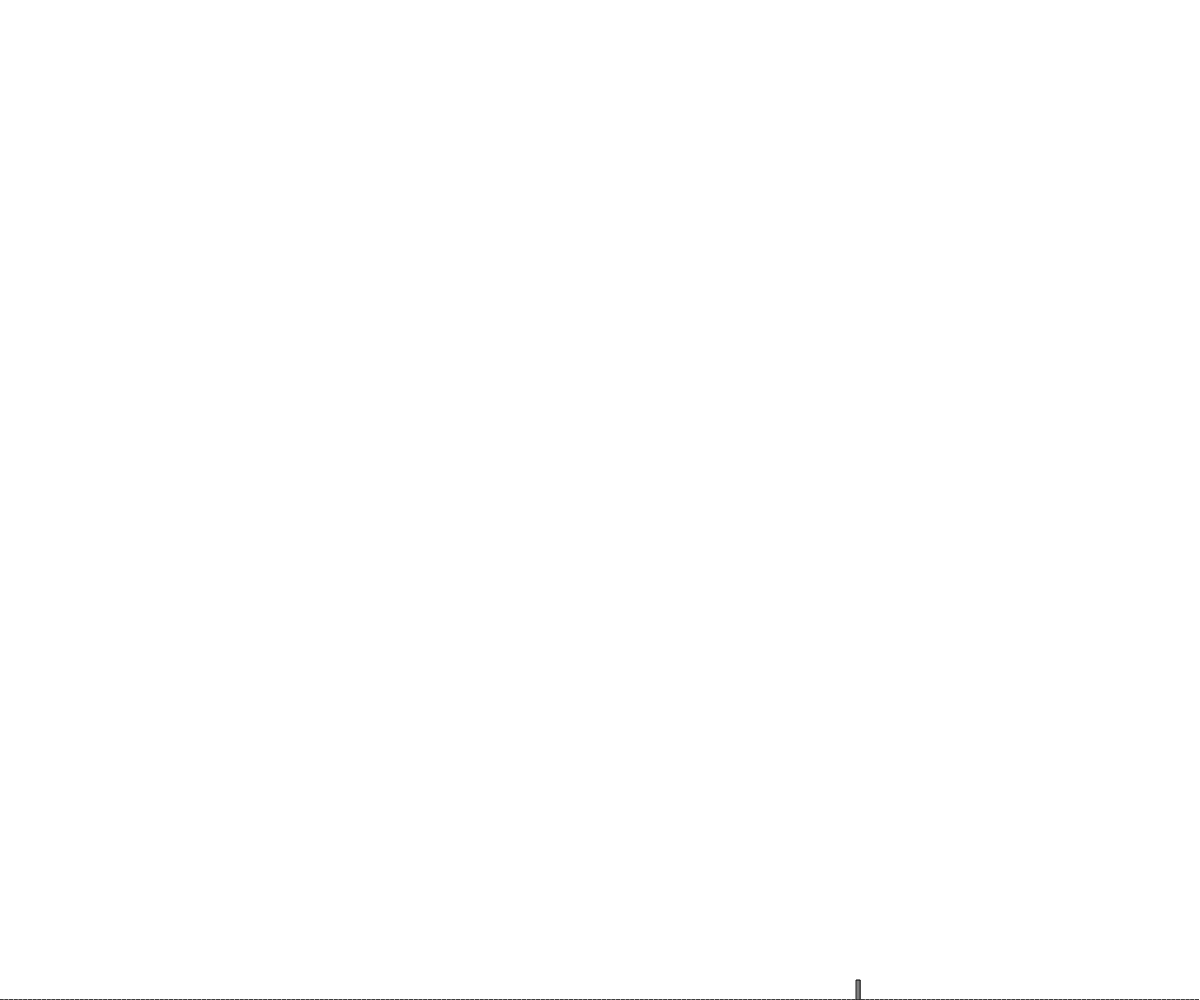
Frame 1 (no input)
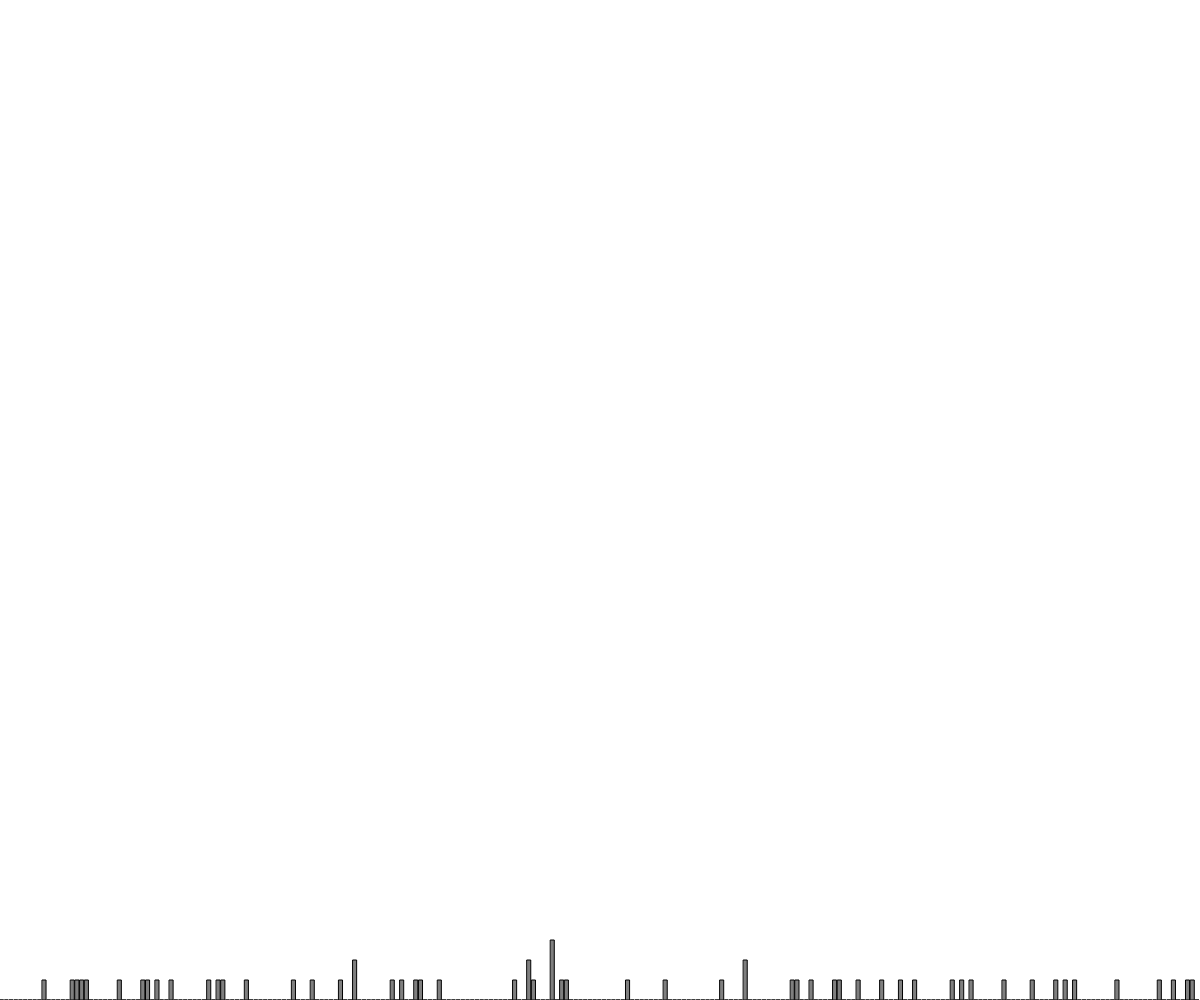
Frame 60 (no input)
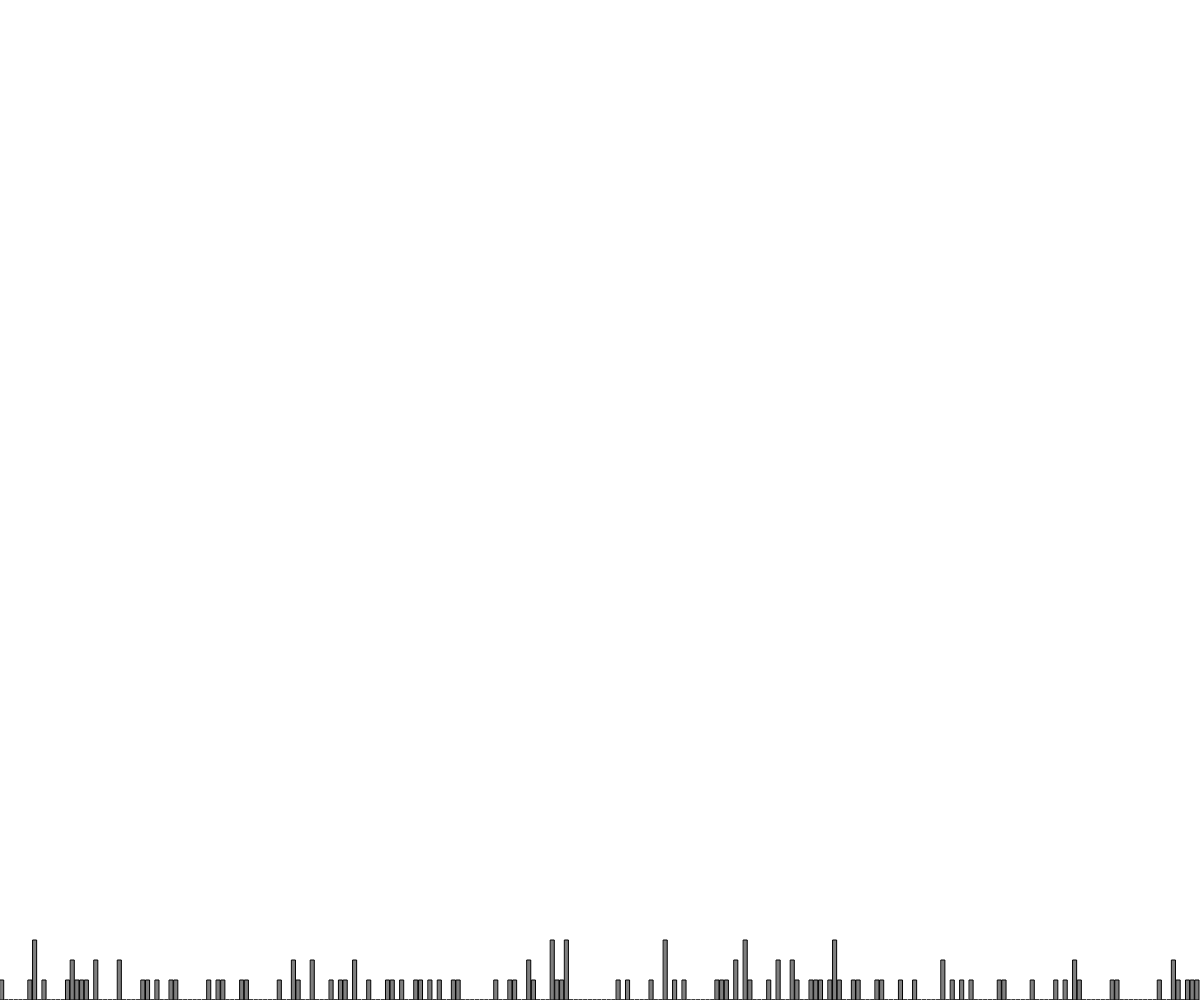
Frame 120 (the mouse pressed at the canvas centre since frame 60)

The p5.js sketch that drew these frames (run headless with seeded random() and noise() and a simulated clock; from frame 60 on, the mouse is pressed at the canvas centre):

// p5.js sketch
// ── sketch.js
let randomCounts = []
let total = 255;

function setup() {
   // put setup code here
   createCanvas(windowWidth, windowHeight);
   for (let i = 0; i < total; i++){
      randomCounts[i]= 0;
   }
}

function draw() {
   // put drawing code here
   background(255);
   let index = floor(random(randomCounts.length));
   randomCounts[index]+=20;
   
   stroke(0);
   fill(127);
   let w = width/randomCounts.length;
   
   for (let x = 0; x < randomCounts.length; x++){
      rect(x*w, height - randomCounts[x], w-1, randomCounts[x]);
   }
}

/*
Notes:
1. If all the arrays have values > 0, shift the position of the rectangles by the amount that the its height accumulated (like tetris)
2. Change the color while accumulating height
*/
